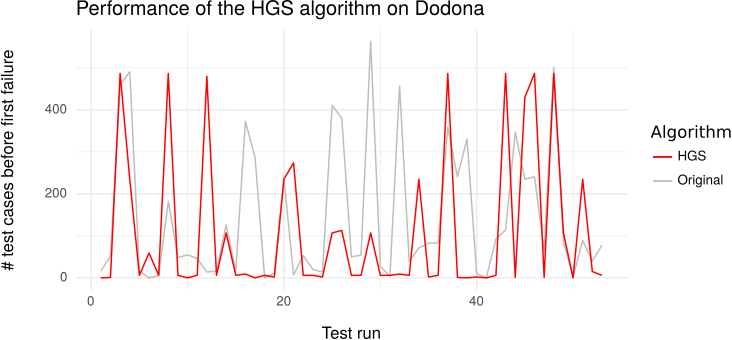

Here is the R script that generated this plot:
library(ggplot2)

data <- read.csv2("/home/pieter/Documenten/thesis/evaluation/dodona/performance.csv", header = TRUE, sep = ",")

data <- subset(data, Alpha > -1 & Alpha < 80)
data$idx = seq(1:length(data$commit))

ggplot(data, aes(idx)) +
  geom_line(aes(y = Original, color = "Original")) +
  geom_line(aes(y = HGSAll, color = "HGS")) +
  ggtitle("Performance of the HGS algorithm on Dodona") +
  labs(x = "Test run", y = "# test cases before first failure") +
  scale_color_manual(name = "Algorithm", values = c("Original" = "gray", "HGS" = "red")) +
  theme_bw(base_size = 12, base_family = "") %+replace% 
  theme(axis.ticks = element_blank(), legend.background = element_blank(), 
        legend.position = "right", legend.title = element_text("Algorithm"),
        legend.key = element_blank(), panel.background = element_blank(), 
        panel.border = element_blank(), strip.background = element_blank(), 
        axis.title.x = element_text(margin = margin(t = 0.5, b = 0, unit = "cm")),
        axis.title.y = element_text(margin = margin(r = 0.8, unit = "cm"), angle = 90),
        plot.background = element_blank(), complete = TRUE)
